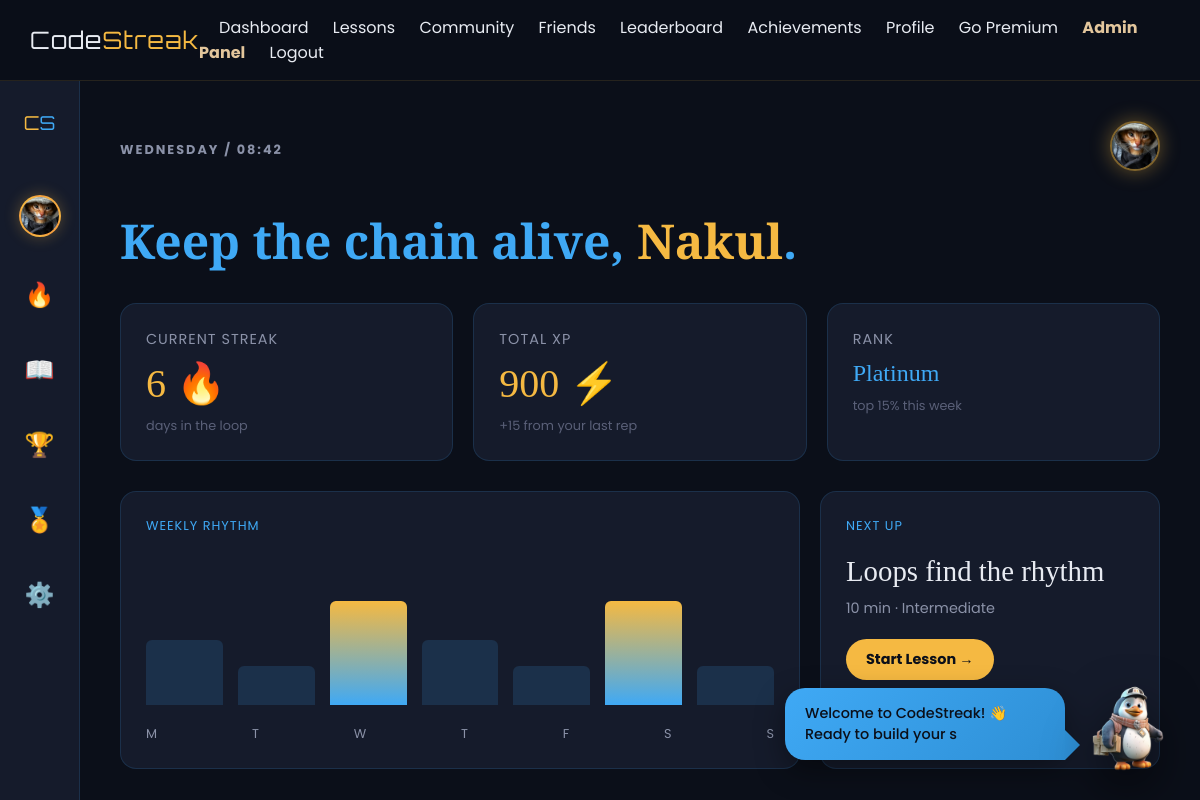
The app's page /dashboard (signed in) with its own data.
### tables this page shows
CREATE TABLE users (
    id INTEGER PRIMARY KEY AUTOINCREMENT,
    username TEXT UNIQUE NOT NULL,
    email TEXT UNIQUE NOT NULL,
    password_hash TEXT NOT NULL,
    security_question TEXT,
    security_answer TEXT,
    streak INTEGER DEFAULT 0,
    streak_charge INTEGER DEFAULT 1,
    total_points INTEGER DEFAULT 0,
    weekly_points INTEGER DEFAULT 0,
    rank TEXT DEFAULT 'Bronze',
    premium INTEGER DEFAULT 0,
    achievements TEXT DEFAULT '[]',
    profile_picture TEXT,
    bio TEXT DEFAULT '',
    learning_goal TEXT DEFAULT 'Learning Python',
    avatar_emoji TEXT DEFAULT '🐉',
    created_at TIMESTAMP DEFAULT CURRENT_TIMESTAMP
, is_active BOOLEAN DEFAULT 1, is_admin BOOLEAN DEFAULT 0);

### app.py (the view)
@app.route('/dashboard')
def dashboard():
    if 'user_id' not in session:
        return redirect(url_for('login'))
    update_streak(session['user_id'])
    update_user_rank(session['user_id'])
    check_achievements(session['user_id'])
    conn = get_db()
    cur = conn.cursor()
    cur.execute("SELECT * FROM users WHERE id = ?", (session['user_id'],))
    user = cur.fetchone()
    cur.execute("SELECT * FROM lessons ORDER BY order_index ASC")
    lessons = cur.fetchall()
    cur.execute("""
        SELECT a.action, a.description, a.created_at, u.username, u.profile_picture
        FROM activity a
        JOIN users u ON a.user_id = u.id
        WHERE a.user_id = ?
           OR a.user_id IN (SELECT following_id FROM follows WHERE follower_id = ?)
        ORDER BY a.created_at DESC
        LIMIT 10
    """, (session['user_id'], session['user_id']))
    feed = cur.fetchall()
    cur.execute("SELECT COUNT(*) as c FROM follows WHERE following_id = ?", (session['user_id'],))
    follower_count = cur.fetchone()['c']
    cur.execute("SELECT COUNT(*) as c FROM follows WHERE follower_id = ?", (session['user_id'],))
    following_count = cur.fetchone()['c']
    cur.close()
    conn.close()
    return render_template(
        'dashboard.html',
        user=user,
        lessons=lessons,
        feed=feed,
        follower_count=follower_count,
        following_count=following_count
    )

### app.py (called while the page is built)
def get_db():
    conn = sqlite3.connect('codestreak.db', detect_types=sqlite3.PARSE_DECLTYPES)
    conn.row_factory = sqlite3.Row
    return conn

def update_user_rank(user_id):
    conn = get_db()
    cur = conn.cursor()
    cur.execute("SELECT total_points FROM users WHERE id = ?", (user_id,))
    user = cur.fetchone()
    if not user:
        cur.close()
        conn.close()
        return None
    xp = user['total_points']
    if xp >= 450:
        new_rank = 'Platinum'
    elif xp >= 300:
        new_rank = 'Gold'
    elif xp >= 100:
        new_rank = 'Silver'
    else:
        new_rank = 'Bronze'
    cur.execute("UPDATE users SET `rank` = ? WHERE id = ?", (new_rank, user_id))
    conn.commit()
    cur.close()
    conn.close()
    return new_rank

### templates/dashboard.html (shortened to what this page needs)
{% extends 'base.html' %}
{% block content %}
<div class="dash-layout">
    <div class="sidebar">
        <div class="sidebar-logo">C<span>S</span></div>
        <a href="{{ url_for('profile') }}" class="sidebar-avatar" title="Your Profile">
            {% if user['profile_picture'] %}
                <img src="{{ url_for('static', filename='uploads/' + user['profile_picture']) }}"
                     alt="Profile"
                     style="width: 100%; height: 100%; border-radius: 50%; object-fit: cover;">
            {% else %}
                {{ user['username'][0]|upper }}
            {% endif %}
        </a>
        <a href="{{ url_for('dashboard') }}" class="sidebar-icon active">🔥</a>
        <a href="{{ url_for('lessons') }}" class="sidebar-icon">📖</a>
        <a href="{{ url_for('leaderboard') }}" class="sidebar-icon">🏆</a>
        <a href="{{ url_for('achievements') }}" class="sidebar-icon">🏅</a>
        <a href="{{ url_for('settings') }}" class="sidebar-icon">⚙️</a>
    </div>
    <div class="dash-main">
        <div class="dash-header">
            <p class="dash-date">WEDNESDAY / 08:42</p>
                            <a href="{{ url_for('profile') }}" class="user-avatar-link" title="Go to Profile">
                    {% if user['profile_picture'] %}
                        <img src="{{ url_for('static', filename='uploads/' + user['profile_picture']) }}"
                             alt="Profile"
                             class="user-avatar-img">
                    {% else %}
                        <div class="user-avatar">{{ user['username'][0]|upper }}</div>
                    {% endif %}
                </a>
        </div>
        <h1 class="dash-hello">Keep the chain alive, <span>{{ user['username'] }}</span>.</h1>
        <div class="stat-grid">
            <div class="stat-card">
                <div class="stat-label">Current streak</div>
                <div class="stat-value">{{ user['streak'] }} 🔥</div>
                <div class="stat-sub">days in the loop</div>
            </div>
            <div class="stat-card">
                <div class="stat-label">Total XP</div>
                <div class="stat-value">{{ user['total_points'] }} ⚡</div>
                <div class="stat-sub">+15 from your last rep</div>
            </div>
            <div class="stat-card">
                <div class="stat-label">Rank</div>
                <div class="stat-value small">{{ user['rank'] }}</div>
                <div class="stat-sub">top 15% this week</div>
            </div>
        </div>
        <div class="bottom-grid">
            <div class="bottom-card">
                <div class="card-title">WEEKLY RHYTHM</div>
                <div class="rhythm-chart">
                    <div class="rhythm-bar medium"></div>
                    <div class="rhythm-bar"></div>
                    <div class="rhythm-bar high"></div>
                    <div class="rhythm-bar medium"></div>
                    <div class="rhythm-bar"></div>
                    <div class="rhythm-bar high"></div>
                    <div class="rhythm-bar"></div>
                </div>
                <div style="display: flex; justify-content: space-between; margin-top: 10px;">
                    <span class="rhythm-day">M</span>
                    <span class="rhythm-day">T</span>
                    <span class="rhythm-day">W</span>
                    <span class="rhythm-day">T</span>
                    <span class="rhythm-day">F</span>
                    <span class="rhythm-day">S</span>
                    <span class="rhythm-day">S</span>
                </div>
            </div>
            <div class="bottom-card">
                <div class="card-title">NEXT UP</div>
                <div>
                    <div class="next-up-lesson">Loops find the rhythm</div>
                    <div class="next-up-meta">10 min · Intermediate</div>
                    <a href="{{ url_for('lesson', lesson_id=3) }}" class="next-up-btn">Start Lesson →</a>
                </div>
            </div>
        </div>
    </div>
</div>
{% endblock %}

### templates/base.html (style rules this page uses)
:root { --near-black: #0B0F19; --azure-blue: #3FA9F5; --amber-gold: #F5B942; --emerald: #2ED9A5; --off-white: #E8EBF2; --surface: #151B2B; --surface-2: #1E2538; --champion-blue: #0B0F19; --lavender-tonic: #3FA9F5; --exotic-orange: #F5B942; --dirty-white: #E8EBF2; --ink: #0B0F19; --paper: #E8EBF2; --yellow: #F5B942; --red: #3FA9F5; --beige: #3FA9F5; --dark: #0B0F19; font-family: 'Poppins', sans-serif; color: var(--off-white); background: var(--near-black); }
* { box-sizing: border-box; margin: 0; padding: 0; }
html { min-height: 100%; background: var(--near-black); scroll-behavior: smooth; }
body { margin: 0; min-height: 100%; background: var(--near-black); overflow-x: hidden; font-family: 'Poppins', sans-serif; color: var(--off-white); }

### templates/dashboard.html (style rules this page uses)
.dash-layout { display: flex; height: calc(100vh - 80px); background: #0B0F19; }
.sidebar { width: 80px; background: #151B2B; display: flex; flex-direction: column; align-items: center; padding: 30px 0; gap: 40px; border-right: 1px solid rgba(63, 169, 245, 0.15); }
.sidebar-logo { font-family: 'Orbitron', sans-serif; font-size: 1.2rem; color: var(--amber-gold); margin-bottom: 20px; }
.sidebar-logo span { color: var(--azure-blue); }
.sidebar-icon { color: #8B92A8; font-size: 1.5rem; cursor: pointer; transition: 0.3s; text-decoration: none; }
.sidebar-icon:hover, .sidebar-icon.active { color: var(--amber-gold); }
.sidebar-avatar { width: 42px; height: 42px; border-radius: 50%; background: linear-gradient(135deg, var(--amber-gold), #F5893D); color: var(--near-black); display: flex; justify-content: center; align-items: center; font-family: 'Playfair Display', serif; font-weight: 700; font-size: 1.2rem; text-decoration: none; transition: all 0.3s ease; box-shadow: 0 0 15px rgba(245, 185, 66, 0.3); border: 2px solid rgba(245, 185, 66, 0.4); cursor: pointer; }
.dash-main { flex: 1; padding: 40px; overflow-y: auto; }
.dash-header { display: flex; justify-content: space-between; align-items: center; margin-bottom: 30px; }
.dash-date { color: #8B92A8; text-transform: uppercase; letter-spacing: 2px; font-size: 0.8rem; font-weight: 700; }
.dash-hello { font-family: 'Playfair Display', serif; font-size: 3rem; color: var(--azure-blue); margin-bottom: 30px; }
.dash-hello span { color: var(--amber-gold); }
.user-avatar-link { text-decoration: none; display: inline-block; transition: transform 0.3s ease; }
.user-avatar-img { width: 50px; height: 50px; border-radius: 50%; object-fit: cover; border: 2px solid rgba(245, 185, 66, 0.5); box-shadow: 0 0 20px rgba(245, 185, 66, 0.4); transition: all 0.3s ease; }
.stat-grid { display: grid; grid-template-columns: repeat(auto-fit, minmax(220px, 1fr)); gap: 20px; margin-bottom: 30px; }
.stat-card { background: #151B2B; padding: 25px; border-radius: 16px; border: 1px solid rgba(63, 169, 245, 0.15); }
.stat-label { color: #8B92A8; font-size: 0.9rem; margin-bottom: 10px; text-transform: uppercase; letter-spacing: 1px; }
.stat-value { font-family: 'Playfair Display', serif; font-size: 2.5rem; color: var(--amber-gold); margin-bottom: 10px; }
.stat-value.small { font-size: 1.5rem; color: var(--azure-blue); }
.stat-sub { color: #5A6078; font-size: 0.8rem; }
.bottom-grid { display: grid; grid-template-columns: 2fr 1fr; gap: 20px; }
.bottom-card { background: #151B2B; padding: 25px; border-radius: 16px; border: 1px solid rgba(63, 169, 245, 0.15); }
.card-title { color: var(--azure-blue); font-size: 0.8rem; text-transform: uppercase; letter-spacing: 1px; margin-bottom: 20px; }
.rhythm-chart { display: flex; align-items: flex-end; gap: 15px; height: 150px; padding-top: 20px; }
.rhythm-bar { flex: 1; background: rgba(63, 169, 245, 0.15); border-radius: 6px 6px 0 0; position: relative; height: 30%; transition: 0.3s; }
.rhythm-bar.high { background: linear-gradient(180deg, var(--amber-gold), var(--azure-blue)); height: 80%; }
.rhythm-bar.medium { height: 50%; }
.rhythm-day { text-align: center; color: #8B92A8; font-size: 0.8rem; margin-top: 10px; }
.next-up-lesson { font-family: 'Playfair Display', serif; font-size: 1.8rem; color: var(--off-white); margin-bottom: 10px; }
.next-up-meta { color: #8B92A8; font-size: 0.9rem; margin-bottom: 20px; }
.next-up-btn { display: inline-block; background: var(--amber-gold); color: var(--near-black); padding: 10px 20px; border-radius: 30px; text-decoration: none; font-weight: 700; font-size: 0.9rem; transition: 0.3s; }

### records on screen
users: profile_picture (picture), username "Nakul", streak "6", total_points "900", rank "Platinum"
